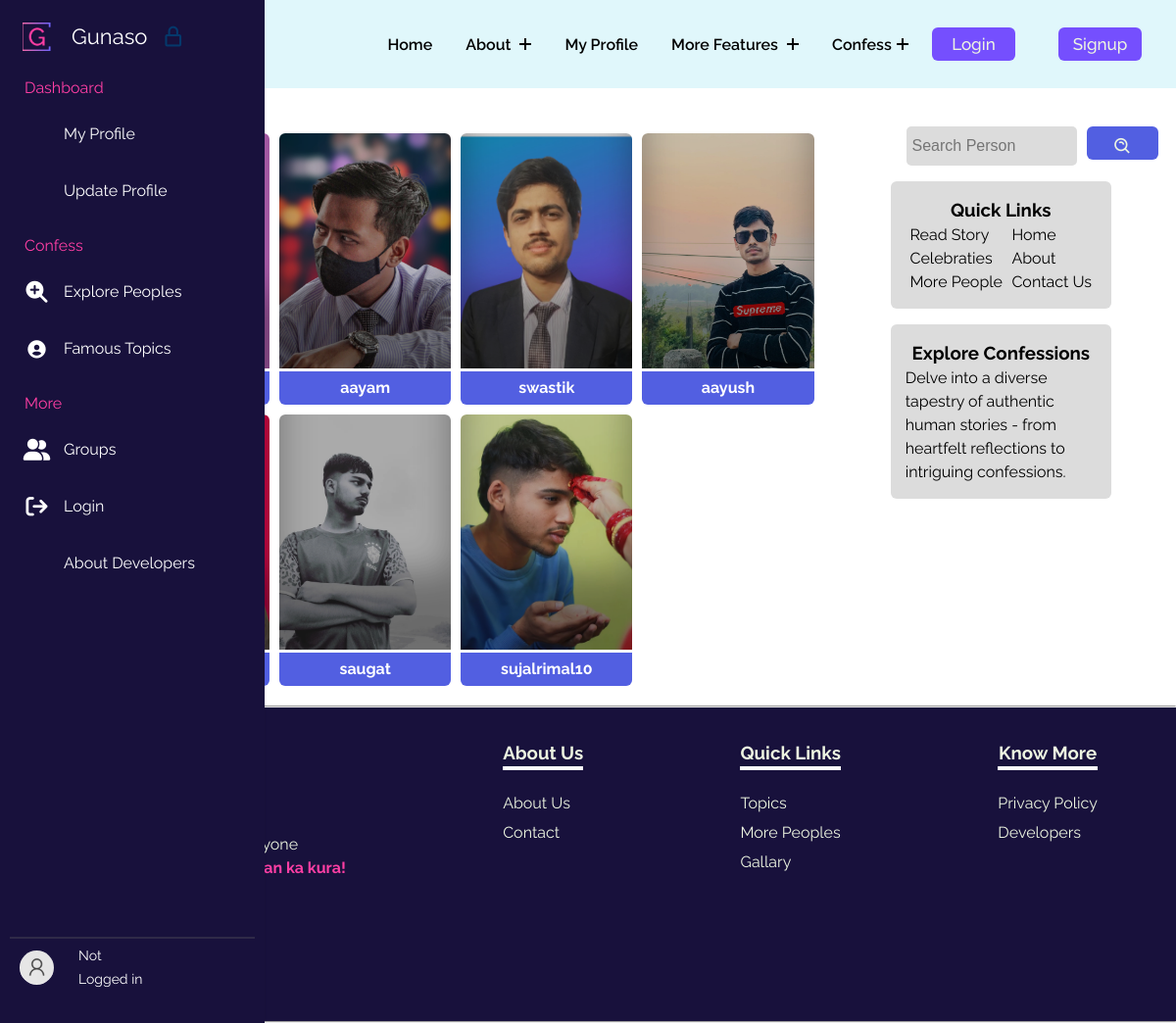
The app's page /persons/ with its own data.
### gunasoApp/models.py (models this page shows, shortened)
class Profile(models.Model):
    user = models.OneToOneField(User, on_delete=models.CASCADE, related_name="Profile")
    image = models.ImageField(upload_to="gunasoApp/images/loggeduserImages", blank=True, default="upload-image")

### gunasoApp/views.py (the view, shortened to what this page needs)
# urls.py: path('persons/',views.persons, name='person'),
def persons(request):
    if request.user.is_anonymous:
        all_users = Profile.objects.all()
        uppercontext = {
            "all_users": all_users,
        }
        return render(request, 'persons.html', uppercontext)

### templates/persons.html (shortened to what this page needs)
{% extends 'base.html' %}
{% load static %}
        {% block base_style%}
        {{ block.super }}
        <link rel="stylesheet" href="{% static 'styles/persons.css' %}">
        {% endblock base_style%}
        {% block content %}
        <div class="famoustopicsmain">
            <div class="containflex">
                <div class="leftside">
                    <h2>Connect <span class="blue">with:</span></h2>
                    <div class="gridcontain">
                        {% for profile in all_users %}
                        <div>
                            <div class="card" style="background-image: url(../media/{{profile.image}});">
                            </div>
                            <div class="linksbtns">
                                <a class="usernameanchor" href="../user/{{ profile.user }}">{{ profile.user }}</a>
                            </div>
                        </div>
                        {% endfor %}
                    </div>
                </div>
                <div class="rightside">
                    <div class="searchdiv" data-aos="fade-down">
                        <form method="get" action="{% url 'searchperson' %}">
                            <input class="searchinp" type="search" placeholder="Search Person" aria-label="Search"
                                name="query" id="query">
                            <button class="copybtn" type="submit" style="margin: 0;">
                                <i class='bx bx-search-alt'></i>
                            </button>
                        </form>
                    </div>
                    <div class="catandside">
                        <div class="categoriesdiv" data-aos="fade-down">
                            <h3>Quick Links</h3>
                            <div class="uls">
                                <ul class="lineone">
                                    <li><a href="/read-story">Read Story</a></li>
                                    <li><a href="/topics">Celebraties</a></li>
                                    <li><a href="#">More People</a></li>
                                </ul>
                                <ul class="lineone">
                                    <li><a href="/">Home</a></li>
                                    <li><a href="/about">About</a></li>
                                    <li><a href="/contact">Contact Us</a></li>
                                </ul>
                            </div>
                        </div>
                        <div class="categoriesdiv" data-aos="fade-up">
                            <h3>Explore Confessions</h3>
                            <p>Delve into a diverse tapestry of authentic human stories - from heartfelt reflections to
                                intriguing confessions.</p>
                        </div>
                    </div>
                </div>
            </div>
        </div>
        {% endblock %}

### static/styles/base.css (style rules this page uses)
:root { --dark: #754ffe; --darkgreen: #379683; --bcolor: #5CDB95; --cooltexr: #4a4b65; --backupgreen: #8EE4AF; --para: #EDF5E1; --mainheading: #FFF; --hotish: #FF3FA4; --skyblue: #525FE1; --footer: #18113c; }
body { line-height: 1.5; font-family: "Raleway", sans-serif; font-weight: 400; }
* { margin: 0; padding: 0; box-sizing: border-box; }
ul { z-index: 11; list-style: none; margin: 0; padding: 0; }
a { text-decoration: none; }
input, textarea, button, select, a, i { -webkit-tap-highlight-color: transparent; }
button { cursor: pointer; background-color: #754ffe; font-family: inherit; display: inline-block; width: 5em; height: 2em; line-height: 1.9em; margin: 20px; position: relative; overflow: hidden; border: 2px solid var(--color); transition: color .5s; font-size: 17px; border-radius: 6px; font-weight: 500; color: var(--para); }
button:before { content: ""; position: absolute; z-index: -1; background: var(--skyblue); height: 150px; width: 200px; border-radius: 50%; }
button:before { top: 100%; left: 100%; transition: all .7s; }

### static/styles/persons.css (style rules this page uses)
* { margin: 0; padding: 0; box-sizing: border-box; }
:root { --dark: #05386B; --darkgreen: #379683; --bcolor: #5CDB95; --backupgreen: #8EE4AF; --para: #EDF5E1; --mainheading: #FFF; --hotish: #FF3FA4; --skyblue: #525FE1; --deepdark: #1010; }
.blue { color: var(--skyblue); }
.copybtn { cursor: pointer; background-color: var(--skyblue); font-family: inherit; display: inline-block; width: 5em; height: 2em; line-height: 1.9em; margin: 10px 0; position: relative; overflow: hidden; border: 2px solid var(--color); transition: color .5s; z-index: 1; font-size: 17px; border-radius: 6px; font-weight: 500; color: var(--para); }
.copybtn:before { content: ""; position: absolute; z-index: -1; background: var(--skyblue); height: 150px; width: 200px; border-radius: 50%; }
.copybtn:before { top: 100%; left: 100%; transition: all .7s; }
.famoustopicsmain { margin: 0 .5rem 0 5rem; }
.containflex { padding: 10px; display: flex; gap: 20px; }
.gridcontain { display: grid; gap: 10px; grid-template-columns: repeat(4, 1fr) }
.card { padding: 6px; height: 30vh; border-top-left-radius: 6px; border-top-right-radius: 6px; box-shadow: rgba(0, 0, 0, 0.35) 0px -80px 36px -1px inset; background-color: violet; background-size: cover; background-position: center; background-repeat: no-repeat; filter: brightness(80%); }
a { text-decoration: none; }
.usernameanchor { display: flex; justify-content: center; font-weight: bold; margin-top: 3px; font-size: 16px; background-color: var(--skyblue); padding: 5px 10px; border-bottom-left-radius: 6px; border-bottom-right-radius: 6px; width: inherit; color: #ffffff; }
.linksbtns { display: flex; flex-direction: column; gap: 5px; }
.leftside { padding: 0 10px 10px 10px; flex-basis: 70%; }
.rightside { padding-top: 13px; flex-basis: 30%; border-radius: 6px; }
.searchdiv { margin-top: 1rem; display: flex; align-items: center; margin-left: 4rem; }
.searchdiv form { display: flex; gap: 10px; }
.searchdiv i { line-height: 5vh; font-size: 20px; }
.searchinp { padding: 6px; width: 78%; background-color: gainsboro; height: 5vh; }
.searchinp { border: none; font-size: 16px; border-radius: 5px; }
.catandside { display: flex; flex-direction: column; align-items: center; }
.categoriesdiv { margin-top: 1rem; border-radius: 6px; padding: 15px; background-color: gainsboro; text-align: center; width: 70%; }
.categoriesdiv p { text-align: left; }
.uls { display: flex; justify-content: space-around; }
.uls ul { text-align: left; }
.uls ul li a { text-decoration: none; color: #000; cursor: pointer; }

### records on screen
Profile: image (picture), user "aayam"
Profile: image (picture), user "swastik"
Profile: image (picture), user "aayush"
Profile: image (picture), user "saugat"
Profile: image (picture), user "sujalrimal10"
